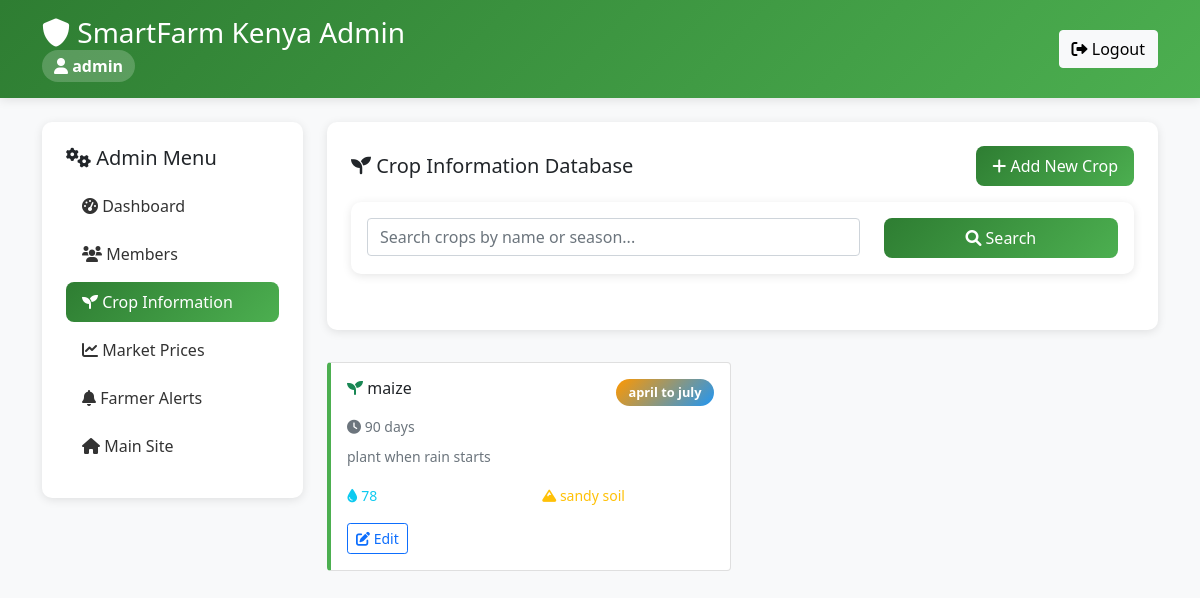
/admin/crop-info (signed in), run on the app's committed database.
### app.py (models this page shows)
class CropInfo(db.Model):
    id = db.Column(db.Integer, primary_key=True)
    crop_name = db.Column(db.String(100), nullable=False)
    best_planting_season = db.Column(db.String(100), nullable=False)
    planting_tips = db.Column(db.Text)
    growing_period_days = db.Column(db.Integer)
    water_requirements = db.Column(db.String(200))
    soil_type = db.Column(db.String(100))
    admin_id = db.Column(db.Integer, db.ForeignKey('admin.id'), nullable=False)
    created_at = db.Column(db.DateTime, default=datetime.utcnow)
    updated_at = db.Column(db.DateTime, default=datetime.utcnow, onupdate=datetime.utcnow)

### app.py (the view)
@app.route('/admin/crop-info')
def admin_crop_info():
    if 'admin_id' not in session:
        return redirect(url_for('admin_login'))
    crop_info = CropInfo.query.order_by(CropInfo.crop_name).all()
    return render_template('admin_crop_info.html', crop_info=crop_info)

### templates/admin_crop_info.html (shortened to what this page needs)
<!DOCTYPE html>
<html lang="en">
<head>
    <link rel="stylesheet" href="https://cdnjs.cloudflare.com/ajax/libs/font-awesome/6.0.0/css/all.min.css">
    <link rel="stylesheet" href="https://cdn.jsdelivr.net/npm/bootstrap@5.1.3/dist/css/bootstrap.min.css">
</head>
<body>
    <header class="admin-header">
        <div class="container">
            <div class="d-flex justify-content-between align-items-center">
                <div>
                    <h1 class="h3 mb-0">
                        <i class="fas fa-shield-alt"></i> SmartFarm Kenya Admin
                    </h1>
                    <span class="admin-badge">
                        <i class="fas fa-user"></i> {{ session.get('admin_username', 'Admin') }}
                    </span>
                </div>
                <div>
                    <a href="{{ url_for('admin_logout') }}" class="btn btn-light">
                        <i class="fas fa-sign-out-alt"></i> Logout
                    </a>
                </div>
            </div>
        </div>
    </header>
    <div class="container mt-4">
        <div class="row">
            <div class="col-md-3">
                <div class="content-card">
                    <h5 class="mb-3">
                        <i class="fas fa-cogs"></i> Admin Menu
                    </h5>
                    <nav class="nav nav-pills flex-column">
                        <a class="nav-link" href="{{ url_for('admin_dashboard') }}">
                            <i class="fas fa-tachometer-alt"></i> Dashboard
                        </a>
                        <a class="nav-link" href="{{ url_for('admin_members') }}">
                            <i class="fas fa-users"></i> Members
                        </a>
                        <a class="nav-link active" href="{{ url_for('admin_crop_info') }}">
                            <i class="fas fa-seedling"></i> Crop Information
                        </a>
                        <a class="nav-link" href="{{ url_for('admin_market_prices') }}">
                            <i class="fas fa-chart-line"></i> Market Prices
                        </a>
                        <a class="nav-link" href="{{ url_for('admin_alerts') }}">
                            <i class="fas fa-bell"></i> Farmer Alerts
                        </a>
                        <a class="nav-link" href="{{ url_for('index') }}">
                            <i class="fas fa-home"></i> Main Site
                        </a>
                    </nav>
                </div>
            </div>
            <div class="col-md-9">
                <div class="content-card">
                    <div class="d-flex justify-content-between align-items-center mb-3">
                        <h5 class="mb-0">
                            <i class="fas fa-seedling"></i> Crop Information Database
                        </h5>
                        <a href="{{ url_for('admin_add_crop_info') }}" class="btn btn-admin">
                            <i class="fas fa-plus"></i> Add New Crop
                        </a>
                    </div>
                    <div class="search-box">
                        <div class="row">
                            <div class="col-md-8">
                                <input type="text" class="form-control" id="searchInput" placeholder="Search crops by name or season...">
                            </div>
                            <div class="col-md-4">
                                <button class="btn btn-admin w-100" onclick="searchCrops()">
                                    <i class="fas fa-search"></i> Search
                                </button>
                            </div>
                        </div>
                    </div>
                </div>
                {% if crop_info %}
                <div class="row" id="cropsGrid">
                    {% for crop in crop_info %}
                    <div class="col-md-6 mb-4 crop-item" data-crop="{{ crop.crop_name.lower() }}" data-season="{{ crop.best_planting_season.lower() }}">
                        <div class="card crop-card h-100">
                            <div class="card-body">
                                <div class="d-flex justify-content-between align-items-start mb-2">
                                    <h6 class="card-title">
                                        <i class="fas fa-seedling text-success"></i> {{ crop.crop_name }}
                                    </h6>
                                    <span class="season-badge">
                                        {{ crop.best_planting_season }}
                                    </span>
                                </div>
                                <div class="mb-2">
                                    {% if crop.growing_period_days %}
                                    <small class="text-muted">
                                        <i class="fas fa-clock"></i> {{ crop.growing_period_days }} days
                                    </small>
                                    {% endif %}
                                </div>
                                {% if crop.planting_tips %}
                                <p class="card-text small text-muted">
                                    {{ crop.planting_tips[:100] }}{% if crop.planting_tips|length > 100 %}...{% endif %}
                                </p>
                                {% endif %}
                                <div class="row mt-2">
                                    {% if crop.water_requirements %}
                                    <div class="col-6">
                                        <small class="text-info">
                                            <i class="fas fa-tint"></i> {{ crop.water_requirements }}
                                        </small>
                                    </div>
                                    {% endif %}
                                    {% if crop.soil_type %}
                                    <div class="col-6">
                                        <small class="text-warning">
                                            <i class="fas fa-mountain"></i> {{ crop.soil_type }}
                                        </small>
                                    </div>
                                    {% endif %}
                                </div>
                                <div class="mt-3">
                                    <a href="{{ url_for('admin_edit_crop_info', id=crop.id) }}" class="btn btn-sm btn-outline-primary">
                                        <i class="fas fa-edit"></i> Edit
                                    </a>
                                </div>
                            </div>
                        </div>
                    </div>
                    {% endfor %}
                </div>
                {% endif %}
            </div>
        </div>
    </div>
</body>
</html>

### templates/admin_crop_info.html (style rules this page uses)
:root { --primary-green: #2E7D32; --success: #4CAF50; --warning: #FF9800; --danger: #F44336; --info: #2196F3; --light-gray: #F5F5F5; --dark-gray: #333333; --white: #FFFFFF; }
body { background-color: #f8f9fa; font-family: 'Segoe UI', Tahoma, Geneva, Verdana, sans-serif; }
.admin-header { background: linear-gradient(135deg, var(--primary-green), var(--success)); color: white; padding: 1rem 0; box-shadow: 0 2px 10px rgba(0,0,0,0.1); }
.admin-badge { background: rgba(255,255,255,0.2); padding: 0.25rem 0.75rem; border-radius: 20px; font-weight: bold; display: inline-block; }
.nav-pills .nav-link { border-radius: 8px; margin-bottom: 0.5rem; color: var(--dark-gray); transition: all 0.3s ease; }
.nav-pills .nav-link.active { background: linear-gradient(135deg, var(--primary-green), var(--success)); color: white; }
.content-card { background: white; border-radius: 10px; padding: 1.5rem; box-shadow: 0 2px 10px rgba(0,0,0,0.1); margin-bottom: 2rem; }
.crop-card { border-left: 4px solid var(--success); transition: transform 0.3s ease; }
.season-badge { background: linear-gradient(135deg, var(--warning), var(--info)); color: white; padding: 0.25rem 0.75rem; border-radius: 15px; font-size: 0.8rem; font-weight: bold; }
.btn-admin { background: linear-gradient(135deg, var(--primary-green), var(--success)); border: none; border-radius: 8px; padding: 0.5rem 1rem; color: white; font-weight: 500; transition: all 0.3s ease; }
.search-box { background: white; border-radius: 10px; padding: 1rem; box-shadow: 0 2px 10px rgba(0,0,0,0.1); margin-bottom: 2rem; }

### data on the page
CropInfo: crop_name "maize", best_planting_season "april to july", growing_period_days "90", planting_tips "plant when rain starts", water_requirements "78", soil_type "sandy soil"

### other printed values
{{ session.get('admin_username', 'Admin') }} "admin"
